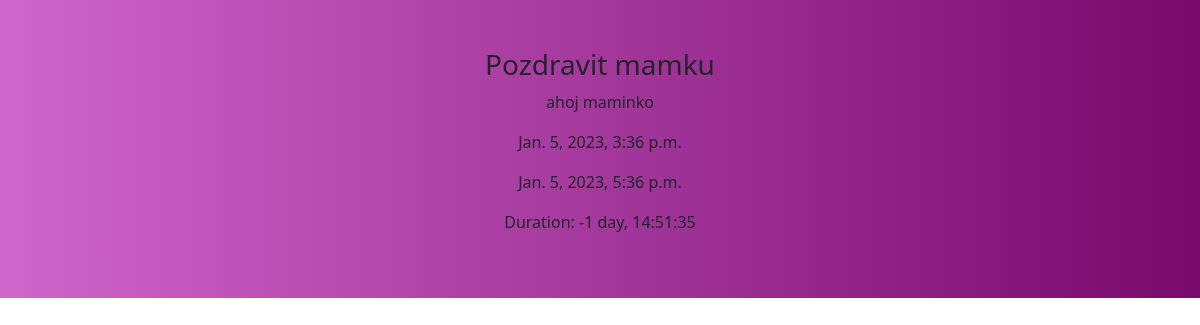
Page /task/21 on the committed database.
### main/models.py (models this page shows, shortened)
class Task(models.Model):
    title = models.CharField(max_length=50)
    desc = models.CharField(max_length=500)
    complete = models.BooleanField(default=False)
    created = models.DateTimeField(auto_now_add=True)
    time_complete = models.DateTimeField(auto_now_add=False, auto_now=False, blank=True, null=True)
    due = models.DateTimeField(auto_now_add=False, auto_now=False, blank=True, null=True)

### main/views.py (the view)
# urls.py: path('task/<int:id>', views.task, name='task'),
def task(request, id):
    try:
        task = Task.objects.get(id=id)
        current_time = datetime.datetime.now().astimezone(timezone.utc)
        task.duration = task.due - current_time
        return render(request, 'task.html', {"task":task, "duration":task.duration})
    except Task.DoesNotExist:
        messages.error(request, 'Task with id "{}" does not exist'.format(id))
        return redirect('index')

### main/templates/task.html (shortened to what this page needs)
{% extends 'base.html'%}
    {% block content%}
    <h3>{{task.title}}</h3>
    <p>{{task.desc}}</p>
    <p>{{task.created}}</p>
    <p>{{task.due}}</p>
    <p>Duration: {{ duration }}</p>
    {% endblock content %}

### rows in the picture
Task: title "Pozdravit mamku", desc "ahoj maminko", created "Jan. 5, 2023, 3:36 p.m.", due "Jan. 5, 2023, 5:36 p.m."

### other values in the picture
{{ duration }} "-1 day, 14:51:35"
